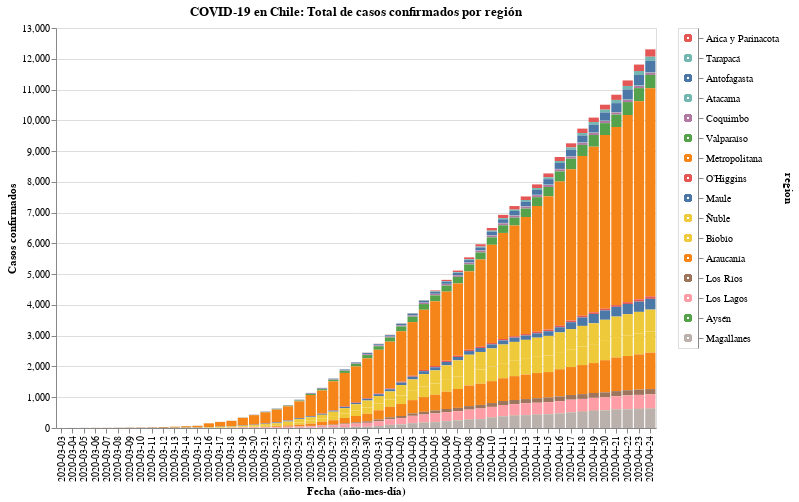

The code cell stored with this chart in its notebook:
### Code cell
#hide_input
input_dropdown = alt.binding_select(options=data['region'].unique())
selection1 = alt.selection_single(fields=['region'], bind=input_dropdown, name=' ')
selection2 = alt.selection_multi(fields=['region'], on='mouseover')
color = alt.condition(selection1 | selection2,
                    alt.Color('region:N', legend=None),
                    alt.value('lightgray'))

chart = alt.Chart(data).mark_bar().encode(
    x=alt.X('date:O', axis=alt.Axis(title='Fecha (año-mes-día)')),
    y=alt.Y('casos', axis=alt.Axis(title='Casos confirmados')),
    color=color,
    tooltip=['date', 'region', 'casos'],
    order=alt.Order(
    # Sort the segments of the bars by this field
    'codigo region',
    sort='descending'
    )
).properties(
    title='COVID-19 en Chile: Total de casos confirmados por región'
).add_selection(
    selection1, selection2
).transform_filter(
    selection1
)

legend = alt.Chart(data).mark_point().encode(
    y=alt.Y('region:N', axis=alt.Axis(orient='right'), sort=regiones),
    color=color
).add_selection(
    selection1, selection2
)

chart.properties(width=600, height=400) | legend

### Figure 1 — Vega-Lite specification as saved in the notebook (floating-point values rounded to 4 significant figures; data arrays with more than 128 entries replaced by an {"elided": "..."} marker saying what was removed)
{"config": {"view": {"continuousWidth": 400, "continuousHeight": 300}}, "hconcat": [{"mark": "bar", "encoding": {"color": {"condition": {"type": "nominal", "field": "region", "legend": null, "selection": {"or": [" ", "selector009"]}}, "value": "lightgray"}, "order": {"type": "quantitative", "field": "codigo region", "sort": "descending"}, "tooltip": [{"type": "nominal", "field": "date"}, {"type": "nominal", "field": "region"}, {"type": "quantitative", "field": "casos"}], "x": {"type": "ordinal", "axis": {"title": "Fecha (año-mes-día)"}, "field": "date"}, "y": {"type": "quantitative", "axis": {"title": "Casos confirmados"}, "field": "casos"}}, "height": 400, "selection": {" ": {"type": "single", "fields": ["region"], "bind": {"input": "select", "options": ["Arica y Parinacota", "Tarapacá", "Antofagasta", "Atacama", "Coquimbo", "Valparaíso", "Metropolitana", "O’Higgins", "Maule", "Ñuble", "Biobío", "Araucanía", "Los Ríos", "Los Lagos", "Aysén", "Magallanes"]}}, "selector009": {"type": "multi", "fields": ["region"], "on": "mouseover"}}, "title": "COVID-19 en Chile: Total de casos confirmados por región", "transform": [{"filter": {"selection": " "}}], "width": 600}, {"mark": "point", "encoding": {"color": {"condition": {"type": "nominal", "field": "region", "legend": null, "selection": {"or": [" ", "selector009"]}}, "value": "lightgray"}, "y": {"type": "nominal", "axis": {"orient": "right"}, "field": "region", "sort": ["Arica y Parinacota", "Tarapacá", "Antofagasta", "Atacama", "Coquimbo", "Valparaíso", "Metropolitana", "O’Higgins", "Maule", "Ñuble", "Biobío", "Araucanía", "Los Ríos", "Los Lagos", "Aysén", "Magallanes"]}}, "selection": {" ": {"type": "single", "fields": ["region"], "bind": {"input": "select", "options": ["Arica y Parinacota", "Tarapacá", "Antofagasta", "Atacama", "Coquimbo", "Valparaíso", "Metropolitana", "O’Higgins", "Maule", "Ñuble", "Biobío", "Araucanía", "Los Ríos", "Los Lagos", "Aysén", "Magallanes"]}}, "selector009": {"type": "multi", "fields": ["region"], "on": "mouseover"}}}], "data": {"name": "data-4ce81be7168006e6759d2c0cebb40323"}, "$schema": "https://vega.github.io/schema/vega-lite/v4.8.1.json", "datasets": {"data-4ce81be7168006e6759d2c0cebb40323": {"elided": "848 records"}}}
